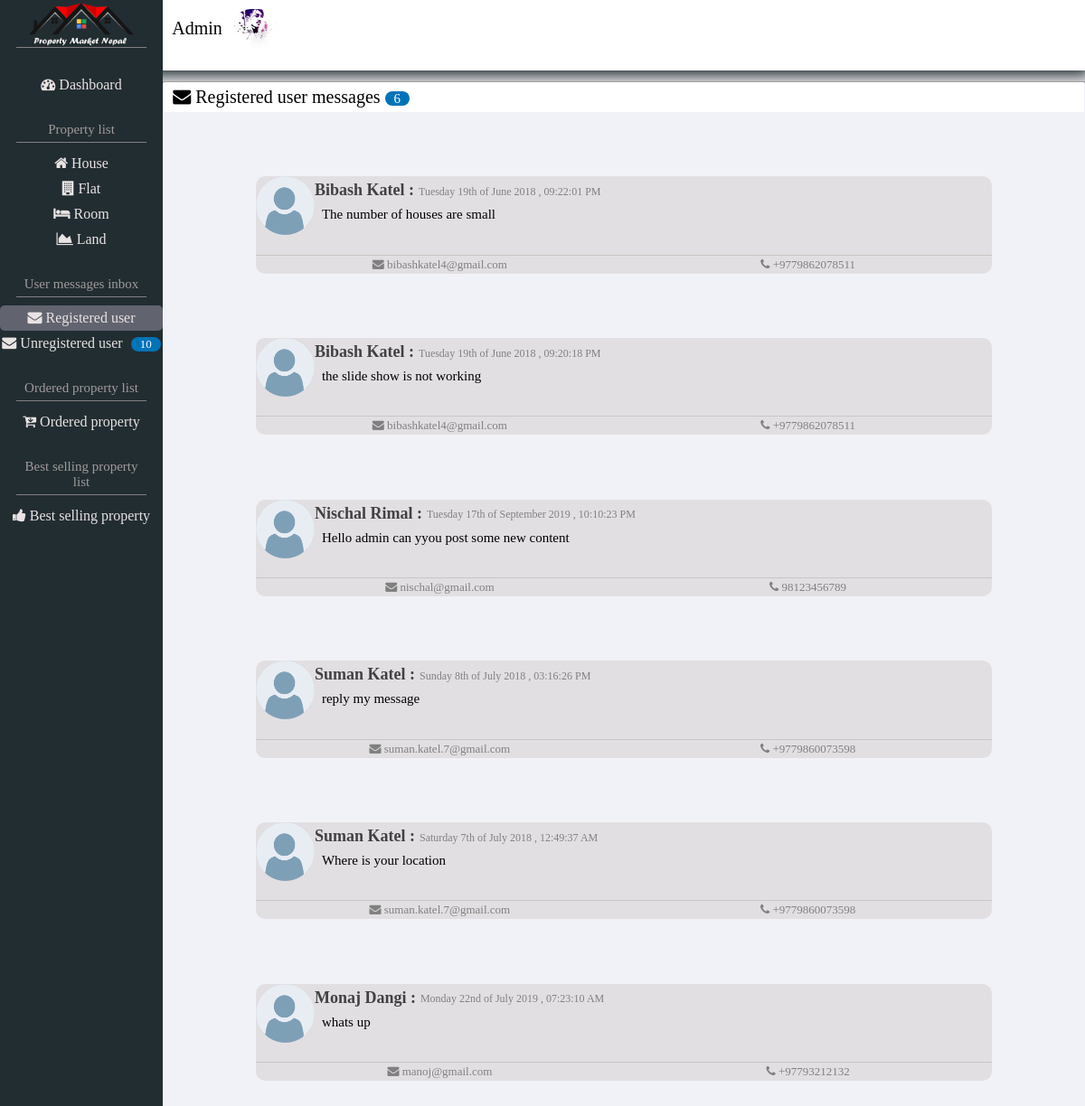
The page /View/AdminPages/admin_registered_user_message.php (signed in) on the database its author committed.
### tables this page shows
CREATE TABLE `user_message` (
  `message_id` int(11) NOT NULL,
  `message_date` varchar(255) NOT NULL,
  `message` longtext NOT NULL,
  `useremail` varchar(255) NOT NULL
);

CREATE TABLE `user` (
  `email` varchar(255) NOT NULL,
  `name` varchar(255) NOT NULL,
  `phone_number` varchar(255) NOT NULL,
  `security_code` varchar(255) NOT NULL,
  `password` varchar(255) NOT NULL,
  `user_type` varchar(255) NOT NULL
);

### Modal/database_connection.php (called while the page is built, shortened)
<?php
    class DatabaseConnection{
    private $host = "localhost";
    private $username = "root";
    private $password = "";
    private $database_name = "property_market_nepal";
    public function __construct(){
    $this->connection= mysqli_connect($this->host, $this->username, $this->password, $this->database_name);
    }
}
?>

### Modal/user_modal.php (called while the page is built, shortened)
<?php
require("database_connection.php");
 class UnregisteredMessage extends DatabaseConnection
{
    public function SelectUrUserMessages(){
        $query= "select * from unregistered_user_message order by message_date desc";
        $result=mysqli_query($this->connection, $query);
        return $result;
    }
 }
 class UserMessage extends DatabaseConnection{
    public function SelectUserMessages(){
        $query= "select u.email, u.name, u.phone_number,
         m.message, m.message_date
         from user_message m left join user u
         on u.email= m.useremail order by m.message_date desc";
         $result=mysqli_query($this->connection, $query);
         return $result;
    }
 }
?>

### View/AdminPages/admin_registered_user_message.php (the view, shortened to what this page needs)
<?php
require "../../Modal/user_modal.php";
$unregisteredmessages = new UnregisteredMessage;
$result = $unregisteredmessages->SelectUrUserMessages();
$total_ur_message = mysqli_num_rows($result);
$registeredmessages= new UserMessage;
$result2= $registeredmessages->SelectUserMessages();
?>
<!DOCTYPE html>
<html>
<head>
    <link rel="stylesheet" type="text/css" media="screen" href="../css/admin_pages_css/admin_registered_user_message.css" />
    <link rel="stylesheet" type="text/css" media="screen" href="../css/font-awesome.css" />
</head>
<body>
    <div id="side-var-bar">
        <div id="site-logo"> <img src="../photos/Logos/Homapagelogo.png"> </div>
        <div id="dashboard_page">
            <a href="admin_index_page.php">
                <i class="fa fa-dashboard"></i> Dashboard
            </a>
        </div>
        <div id="property-list"> Property list </div>
        <div id="house_details_page-nav">
            <a href="admin_house_details_page.php">
                <i class="fa fa-home"></i> House
            </a>
        </div>
        <div id="flat_details_page-nav">
            <a href="admin_flat_details_page.php">
                <i class="fa fa-building"></i> Flat
            </a>
        </div>
        <div id="room_details_page-nav">
            <a href="admin_room_details_page.php">
                <i class="fa fa-bed"></i> Room
            </a>
        </div>
        <div id="land_details_page-nav">
            <a href="admin_land_details_page.php">
                <i class="fa fa-area-chart"></i> Land
            </a>
        </div>
        <div id="messages-list"> User messages inbox</div>
        <div class="messages_details_page-nav1">
            <a href="admin_registered_user_message.php">
                <i class="fa fa-envelope"></i> Registered user
            </a>
        </div>
        <div class="messages_details_page-nav2">
            <a href="admin_unregistered_user_message.php">
                <i class="fa fa-envelope"></i> Unregistered user
                <span class="total-messages2">  <?php echo $total_ur_message; ?> </span>
            </a>
        </div>
        <div id="ordered-property"> Ordered property list</div>
        <div class="ordered_property_list">
            <a href="admin_ordered_property.php">
                <i class="fa fa-cart-arrow-down"></i> Ordered property
            </a>
        </div>
        <div id="best_selling_property"> Best selling property list</div>
        <div id="best_selling_property_list">
            <a href="admin_best_selling_property.php">
                <i class="fa fa-thumbs-up"></i> Best selling property
            </a>
        </div>
    </div>
    <div id="horizontal-nav-bar">
        <div id="admin-status">Admin</div>
        <div id="admin_avatar"><img src="../photos/Logos/admin_avatar.jpg"></div>
    </div>
    <div id="page-body-details">
        <div id="registered-user-messages">
            <div id="registered-user-messages-heading">
                <i class="fa fa-envelope"></i> Registered user messages
                 <span id="total-messages"><?php echo $total = mysqli_num_rows($result2) ?> </span>
            </div>
            <?php
           foreach ($result2 as $key) {
               ?>
            <div id="chat-boxes-contaier">
                <div id="user-logo"><img src="../photos/Logos/registered-user-message-logo.png"></div>
                <div id="chat-message-username"> <?php echo $key['name']; ?> :</div>
                <div id="user-message-date">  <?php echo $key['message_date']; ?> </div>
                <div id="user-message"><?php echo $key['message']; ?></div>
                <div id="user-details">
                    <div id="user-email"><i class="fa fa-envelope"></i> <?php echo $key['email']; ?> </div>
                    <div id="user-phone-number"><i class="fa fa-phone"> <?php echo $key['phone_number']; ?> </i></div>
                </div>
            </div>
            <?php
           } ?>
        </div>
    </div>
</body>
</html>

### rows shown on the page
user_message: useremail.name "Bibash Katel", message_date "Tuesday 19th of June 2018 , 09:22:01 PM", message "The number of houses are small", useremail.email "bibashkatel4@gmail.com", useremail.phone_number "+9779862078511"
user_message: useremail.name "Bibash Katel", message_date "Tuesday 19th of June 2018 , 09:20:18 PM", message "the slide show is not working", useremail.email "bibashkatel4@gmail.com", useremail.phone_number "+9779862078511"
user_message: useremail.name "Nischal Rimal", message_date "Tuesday 17th of September 2019 , 10:10:23 PM", message "Hello admin can yyou post some new content", useremail.email "nischal@gmail.com", useremail.phone_number "98123456789"
user_message: useremail.name "Suman Katel", message_date "Sunday 8th of July 2018 , 03:16:26 PM", message "reply my message", useremail.email "suman.katel.7@gmail.com", useremail.phone_number "+9779860073598"
user_message: useremail.name "Suman Katel", message_date "Saturday 7th of July 2018 , 12:49:37 AM", message "Where is your location", useremail.email "suman.katel.7@gmail.com", useremail.phone_number "+9779860073598"
user_message: useremail.name "Monaj Dangi", message_date "Monday 22nd of July 2019 , 07:23:10 AM", message "whats up", useremail.email "manoj@gmail.com", useremail.phone_number "+97793212132"

### other values the page prints
$total_ur_message "10"
$total = mysqli_num_rows($result2) "6"
